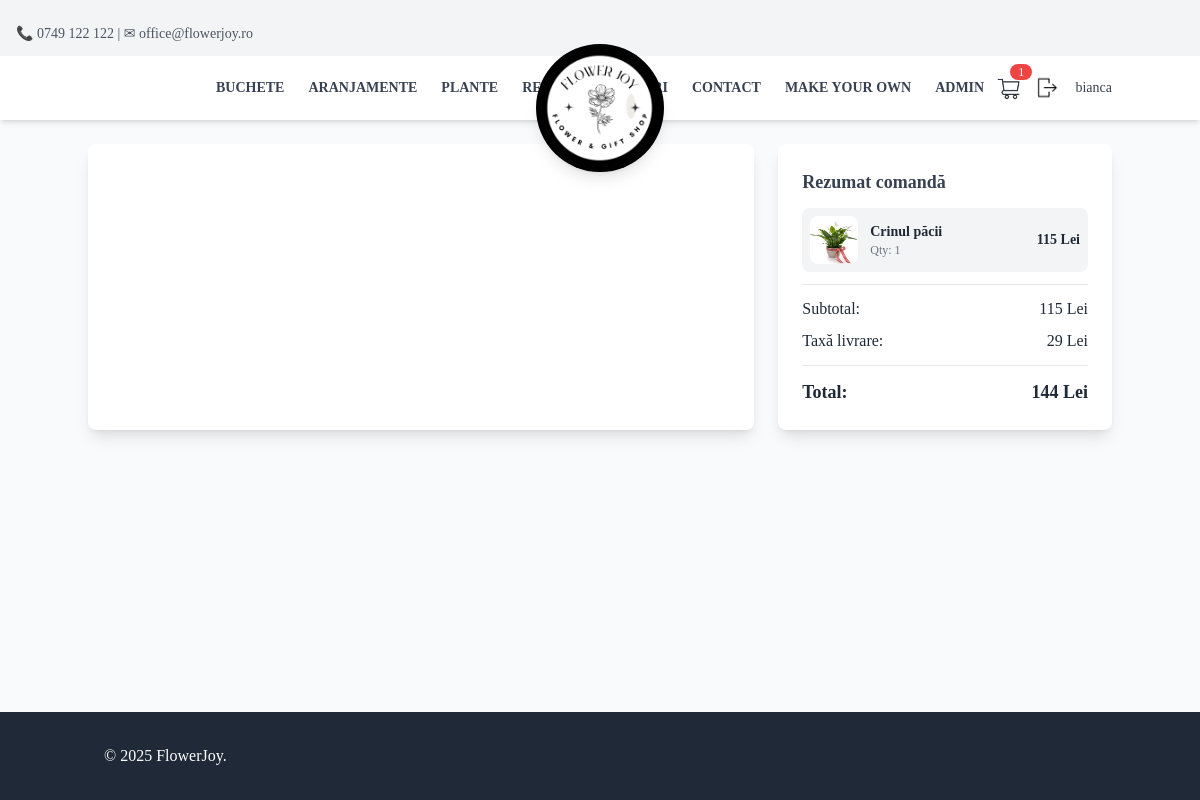
/checkout/ (signed in), run on an earlier commit of the app's database.
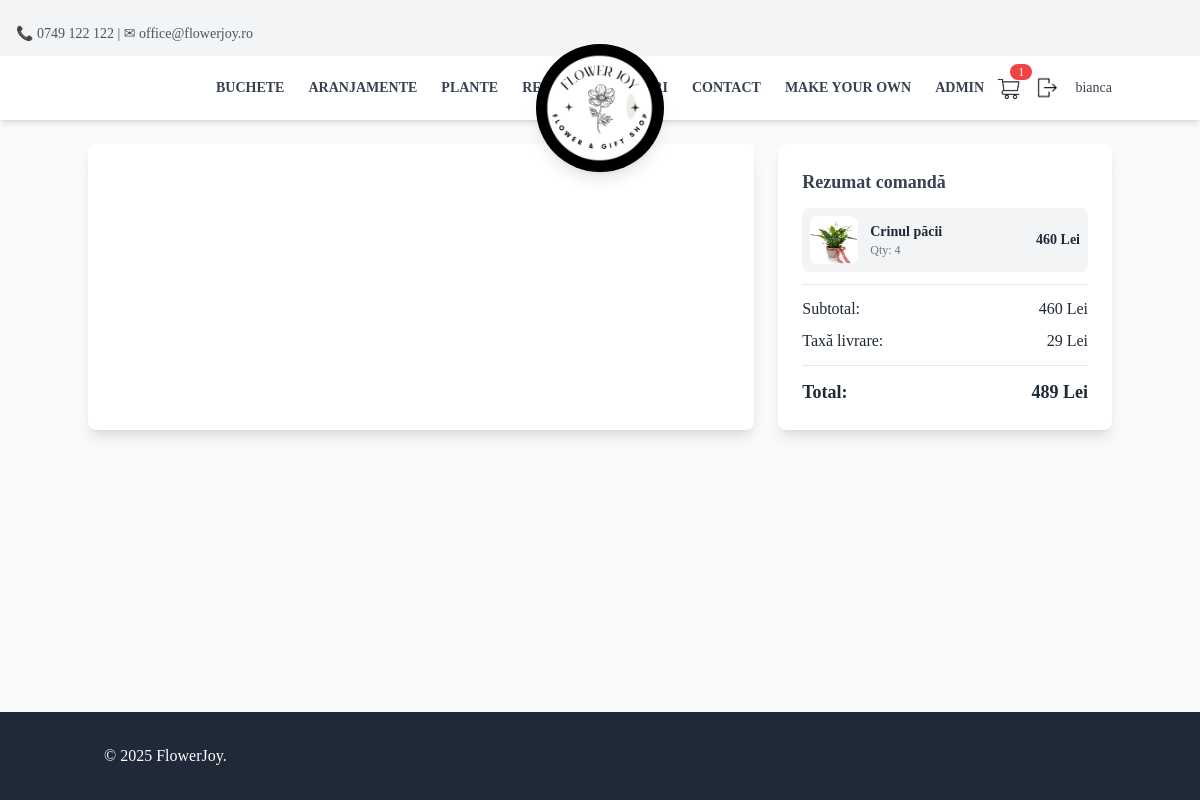
And on a later commit of the database.
### App/models.py (models this page shows, shortened)
class CartItem(models.Model):
    user = models.ForeignKey(User, on_delete=models.CASCADE, null=True, blank=True)
    session_id = models.CharField(max_length=255, null=True, blank=True) # Store session ID for anonymous users
    product = models.ForeignKey(Product, on_delete=models.CASCADE)
    quantity = models.PositiveIntegerField(default=1)
    reserved_until = models.DateTimeField(null=True, blank=True)
    def total_price(self):
        return self.product.price * self.quantity

class Product(models.Model):
    name = models.CharField(max_length=100, null=False, blank=False)
    description = RichTextField()
    category = models.CharField(
        max_length=100,
        choices=[
            ("buchete", "buchete"),
            ("plante", "plante"),
            ("aranjamente", "aranjamente"),
            ("Accessories", "Accessories"),
            ("Gifts", "Gifts"),
            ("CustomBouquet", "CustomBouquet"),
        ],
        default="General"
    )
    price = models.DecimalField(max_digits=10, decimal_places=0, null=False, blank=False)
    image = models.ImageField(upload_to="Pictures/", null=False, blank=False)
    created_at = models.DateTimeField(auto_now_add=True, null=False, blank=False)
    stock = models.PositiveIntegerField(default=0)
    is_custom = models.BooleanField(default=False)
    in_store = models.BooleanField(default=False)
    auction_manual = models.BooleanField(default=False)
    auction_start_time = models.DateTimeField(null=True, blank=True)
    auction_floor_price = models.DecimalField(max_digits=10, decimal_places=2, default=10)
    auction_interval_minutes = models.PositiveIntegerField(default=60)
    auction_drop_amount = models.DecimalField(max_digits=6, decimal_places=2, default=5)
    before_auction_price = models.DecimalField(max_digits=10, decimal_places=2, null=False, blank=False, default=0.00)  # Store the price before auction
    bid_submited = models.BooleanField(default=False)  # Track if a bid has been submitted
    number_of_purcheses = models.PositiveIntegerField(default=0)  # Track the number of purchases

### App/views.py (the view, shortened to what this page needs)
# urls.py: path("checkout/", checkout, name="checkout"),
@login_required
def checkout(request):
    user = request.user if request.user.is_authenticated else None
    session_id = request.session.session_key or request.session.create()
    cart_items = CartItem.objects.filter(user=user) if user else CartItem.objects.filter(session_id=session_id)
    subtotal = sum(item.total_price() for item in cart_items)
    delivery_fee = 29  # Default delivery fee for address delivery
    total_price = subtotal + delivery_fee
    return render(request, "checkout.html", {
        'stripe_public_key': settings.STRIPE_PUBLIC_KEY,
        "cart_items": cart_items,
        "subtotal": subtotal,
        "delivery_fee": delivery_fee,
        "total_price": total_price,
    })

### App/templates/partials/checkout.html (shortened to what this page needs)
{% extends 'base.html' %}
{% block content %}
<div class="container mx-auto flex flex-col lg:flex-row gap-6 mt-20 py-16">
    <div class="w-full lg:w-2/3 bg-white shadow-lg rounded-lg p-6 relative" id="checkout-section-container">
    </div>
  <div class="w-full lg:w-1/3 bg-white shadow-lg rounded-lg p-6" id="order-summary">
    {% include 'partials/order_summary.html' %}
  </div>
</div>
{% endblock %}

### App/templates/partials/order_summary.html
<h3 class="text-lg font-bold text-gray-700">Rezumat comandă</h3>
<div class="max-h-44 overflow-y-auto space-y-2 mt-3">
  {% for item in cart_items %}
  <div class="flex items-center justify-between bg-gray-100 p-2 rounded-lg">
    <div class="flex items-center gap-3">
      <img src="{{ item.product.image.url }}" alt="{{ item.product.name }}" class="w-12 h-12 rounded-lg">
      <div>
        <p class="text-sm font-semibold">{{ item.product.name }}</p>
        <p class="text-xs text-gray-500">Qty: {{ item.quantity }}</p>
      </div>
    </div>
    <p class="text-sm font-semibold">{{ item.total_price }} Lei</p>
  </div>
  {% endfor %}
</div>
<hr class="my-3">
<div class="flex justify-between mt-2">
  <p>Subtotal:</p>
  <p>{{ subtotal }} Lei</p>
</div>
<div class="flex justify-between mt-2">
  <p>Taxă livrare:</p>
  <p>
    {% if delivery_type == 'pickup' %}
      <span class="text-green-600 font-semibold">Gratuită</span>
    {% else %}
      {{ delivery_fee }} Lei
    {% endif %}
  </p>
</div>
<hr class="my-3">
<div class="flex justify-between text-lg font-semibold">
  <p>Total:</p>
  <p>{{ total_price }} Lei</p>
</div>

What changed in the data, as far as the page shows it:
changed CartItem "Crinul păcii": quantity "1" → "4"; total_price "115" → "460"
Also different on the page:
{{ subtotal }}: "115" → "460"
{{ total_price }}: "144" → "489"
